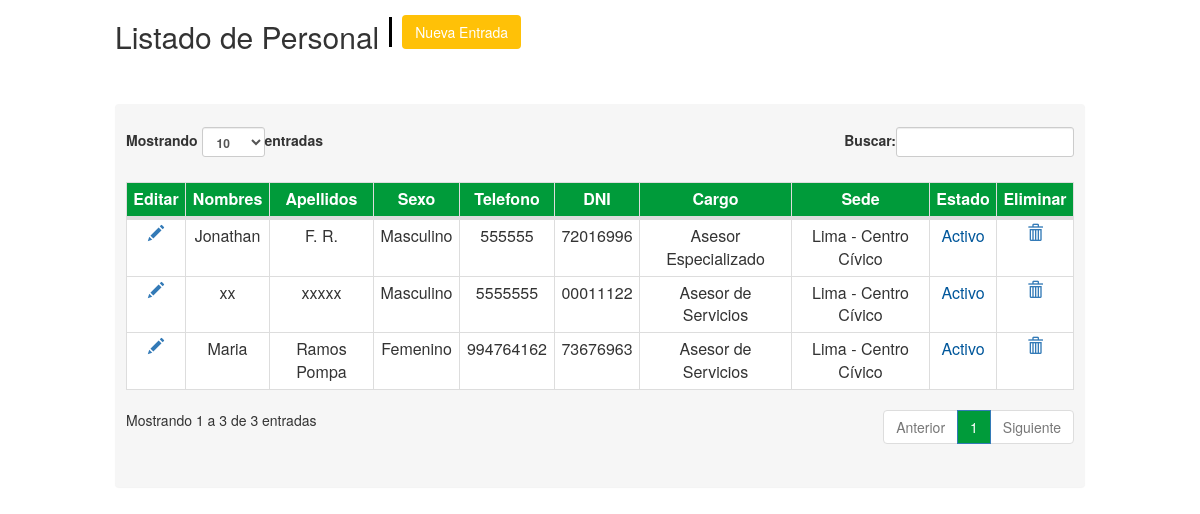
/modulos/mantenimiento/usuario/vista_usuario.php (signed in), run on the app's committed database.
### tables this page shows
CREATE TABLE `t_usuario` (
  `id_usuario` int(11) NOT NULL AUTO_INCREMENT,
  `id_perfil` int(11) NOT NULL,
  `dni` varchar(300) NOT NULL,
  `nombre` varchar(300) NOT NULL,
  `apellidos` varchar(300) NOT NULL,
  `id_sexo` int(11) NOT NULL,
  `fecha_nacimiento` date NOT NULL,
  `id_departamento` int(11) NOT NULL,
  `telefono` varchar(300) NOT NULL,
  `clave` varchar(300) NOT NULL,
  `id_cargo` int(11) NOT NULL,
  `id_sede` int(11) NOT NULL,
  `fecha_inicio_contrato` date NOT NULL,
  `fecha_termino_contrato` date NOT NULL,
  `id_usu_crea` int(11) NOT NULL,
  `fec_crea` datetime NOT NULL,
  `id_usu_mod` int(11) NOT NULL,
  `fec_mod` datetime NOT NULL,
  `id_estado` int(11) NOT NULL,
  `id_tipo_contrato_2` int(11) NOT NULL,
  `id_horario` int(11) NOT NULL,
  PRIMARY KEY (`id_usuario`),
  KEY `id_sexo` (`id_sexo`),
  KEY `id_departamento` (`id_departamento`),
  KEY `id_perfil` (`id_perfil`),
  KEY `id_cargo` (`id_cargo`),
  KEY `id_sede` (`id_sede`),
  KEY `id_estado` (`id_estado`),
  KEY `id_horario` (`id_horario`),
  KEY `id_tipo_contrato_2` (`id_tipo_contrato_2`),
  CONSTRAINT `t_usuario_ibfk_1` FOREIGN KEY (`id_perfil`) REFERENCES `t_perfil` (`id_perfil`),
  CONSTRAINT `t_usuario_ibfk_2` FOREIGN KEY (`id_sexo`) REFERENCES `t_sexo` (`id_sexo`),
  CONSTRAINT `t_usuario_ibfk_3` FOREIGN KEY (`id_departamento`) REFERENCES `t_departamento` (`id_departamento`),
  CONSTRAINT `t_usuario_ibfk_4` FOREIGN KEY (`id_cargo`) REFERENCES `t_cargo` (`id_cargo`),
  CONSTRAINT `t_usuario_ibfk_5` FOREIGN KEY (`id_sede`) REFERENCES `t_sede` (`id_sede`),
  CONSTRAINT `t_usuario_ibfk_6` FOREIGN KEY (`id_estado`) REFERENCES `t_estado` (`id_estado`),
  CONSTRAINT `t_usuario_ibfk_7` FOREIGN KEY (`id_tipo_contrato_2`) REFERENCES `t_tipo_contrato` (`id_tipo_contrato`),
  CONSTRAINT `t_usuario_ibfk_8` FOREIGN KEY (`id_horario`) REFERENCES `t_horario` (`id_horario`)
);

CREATE TABLE `t_sexo` (
  `id_sexo` int(11) NOT NULL AUTO_INCREMENT,
  `nombre_sexo` varchar(300) NOT NULL,
  `id_estado` int(11) NOT NULL,
  PRIMARY KEY (`id_sexo`),
  KEY `id_estado` (`id_estado`)
);

CREATE TABLE `t_cargo` (
  `id_cargo` int(11) NOT NULL AUTO_INCREMENT,
  `nombre_cargo` varchar(300) NOT NULL,
  `id_estado` int(11) NOT NULL,
  `id_usu_crea` int(11) NOT NULL,
  `fec_crea` datetime NOT NULL,
  `id_usu_mod` int(11) NOT NULL,
  `fec_mod` datetime NOT NULL,
  PRIMARY KEY (`id_cargo`),
  KEY `id_estado` (`id_estado`),
  KEY `id_usu_crea` (`id_usu_crea`),
  KEY `id_usu_mod` (`id_usu_mod`),
  CONSTRAINT `t_cargo_ibfk_1` FOREIGN KEY (`id_estado`) REFERENCES `t_estado` (`id_estado`),
  CONSTRAINT `t_cargo_ibfk_2` FOREIGN KEY (`id_usu_crea`) REFERENCES `t_usuario` (`id_usuario`),
  CONSTRAINT `t_cargo_ibfk_3` FOREIGN KEY (`id_usu_mod`) REFERENCES `t_usuario` (`id_usuario`)
);

CREATE TABLE `t_sede` (
  `id_sede` int(11) NOT NULL AUTO_INCREMENT,
  `nombre_sede` varchar(300) NOT NULL,
  `id_estado` int(11) NOT NULL,
  `id_usu_crea` int(11) NOT NULL,
  `fec_crea` datetime NOT NULL,
  `id_usu_mod` int(11) NOT NULL,
  `fec_mod` datetime NOT NULL,
  PRIMARY KEY (`id_sede`),
  KEY `id_estado` (`id_estado`),
  KEY `id_usu_crea` (`id_usu_crea`),
  KEY `id_usu_mod` (`id_usu_mod`),
  CONSTRAINT `t_sede_ibfk_1` FOREIGN KEY (`id_estado`) REFERENCES `t_estado` (`id_estado`),
  CONSTRAINT `t_sede_ibfk_2` FOREIGN KEY (`id_usu_crea`) REFERENCES `t_usuario` (`id_usuario`),
  CONSTRAINT `t_sede_ibfk_3` FOREIGN KEY (`id_usu_mod`) REFERENCES `t_usuario` (`id_usuario`)
);

### clases/conexion.php (called while the page is built, shortened)
<?php
class Conectar
{
	public static function con()
	{
		$conexion=mysql_connect("localhost","root","emergepassw0rd$");
		return $conexion;
	}
}
?>

### clases/usuario/class_usuario.php (called while the page is built, shortened)
<?php
class usuario {
    private $usuario;
    public function __construct() {
        $this->usuario = array();
    }
    public function get_usuario() {
        $sql = "SELECT u.*,s.nombre_sexo,d.nombre_departamento,c.nombre_cargo,se.nombre_sede,p.nombre_perfil from t_usuario u
INNER JOIN t_sexo s on s.id_sexo=u.id_sexo
INNER JOIN t_departamento d on d.id_departamento=u.id_departamento
INNER JOIN t_cargo c on c.id_cargo=u.id_cargo
INNER JOIN t_sede se on se.id_sede=u.id_sede
INNER JOIN t_perfil p on p.id_perfil=u.id_perfil
where not u.id_estado=3;
";
        $res = mysql_query($sql, Conectar::con());
        while ($reg = mysql_fetch_assoc($res)) {
            $this->usuario[] = $reg;
        }
        return $this->usuario;
    }
}
?>

### modulos/mantenimiento/usuario/controlador/vista.php (the view, shortened to what this page needs)
<?php
$id_usuario = $_SESSION["id_user"];
if (isset($id_usuario)) {
    $tra = new usuario();
    $reg = $tra->get_usuario();
    for ($i = 0; $i < count($reg); $i++) {
        $id = $reg[$i]["id_usuario"];
        $estado = $reg[$i]["id_estado"];
        echo "<td><a class='manito' onclick='modificar($id);'><span class='glyphicon glyphicon-pencil' aria-hidden='true'></span></a></td>";
        echo "<td>" . $reg[$i]["nombre"] . "</td>";
        echo "<td>" . $reg[$i]["apellidos"] . "</td>";
        echo "<td>" . $reg[$i]["nombre_sexo"] . "</td>";
        echo "<td>" . $reg[$i]["telefono"] . "</td>";
        echo "<td>" . $reg[$i]["dni"] . "</td>";
        echo "<td>" . $reg[$i]["nombre_cargo"] . "</td>";
        echo "<td>" . $reg[$i]["nombre_sede"] . "</td>";
        if ($estado == 2) {
            echo "<td class='inactivo'>Inactivo</td>";
        } else {
            echo "<td class='activo'>Activo</td>";
        }
        echo "<td><a  class='manito'  onclick='eliminar($id)'><span class='glyphicon glyphicon-trash' aria-hidden='true'></span></a></td>";
    }
}
?>

### paquetes/css/general-datatables.css (style rules this page uses)
.activo { color:#01579b; }

### paquetes/css/style.css (style rules this page uses)
html { height: 100%; }
body { height: 100%; }

### modulos/mantenimiento/usuario/vista_usuario.php (style rules this page uses)
.manito { cursor:pointer; }

### data on the page
t_usuario: nombre "Jonathan", apellidos "F. R.", id_sexo.nombre_sexo "Masculino", telefono "555555", dni "72016996", id_cargo.nombre_cargo "Asesor Especializado", id_sede.nombre_sede "Lima - Centro Cívico", shows "Activo"
t_usuario: nombre "xx", apellidos "xxxxx", id_sexo.nombre_sexo "Masculino", telefono "5555555", dni "00011122", id_cargo.nombre_cargo "Asesor de Servicios", id_sede.nombre_sede "Lima - Centro Cívico", shows "Activo"
t_usuario: nombre "Maria", apellidos "Ramos Pompa", id_sexo.nombre_sexo "Femenino", telefono "994764162", dni "73676963", id_cargo.nombre_cargo "Asesor de Servicios", id_sede.nombre_sede "Lima - Centro Cívico", shows "Activo"
